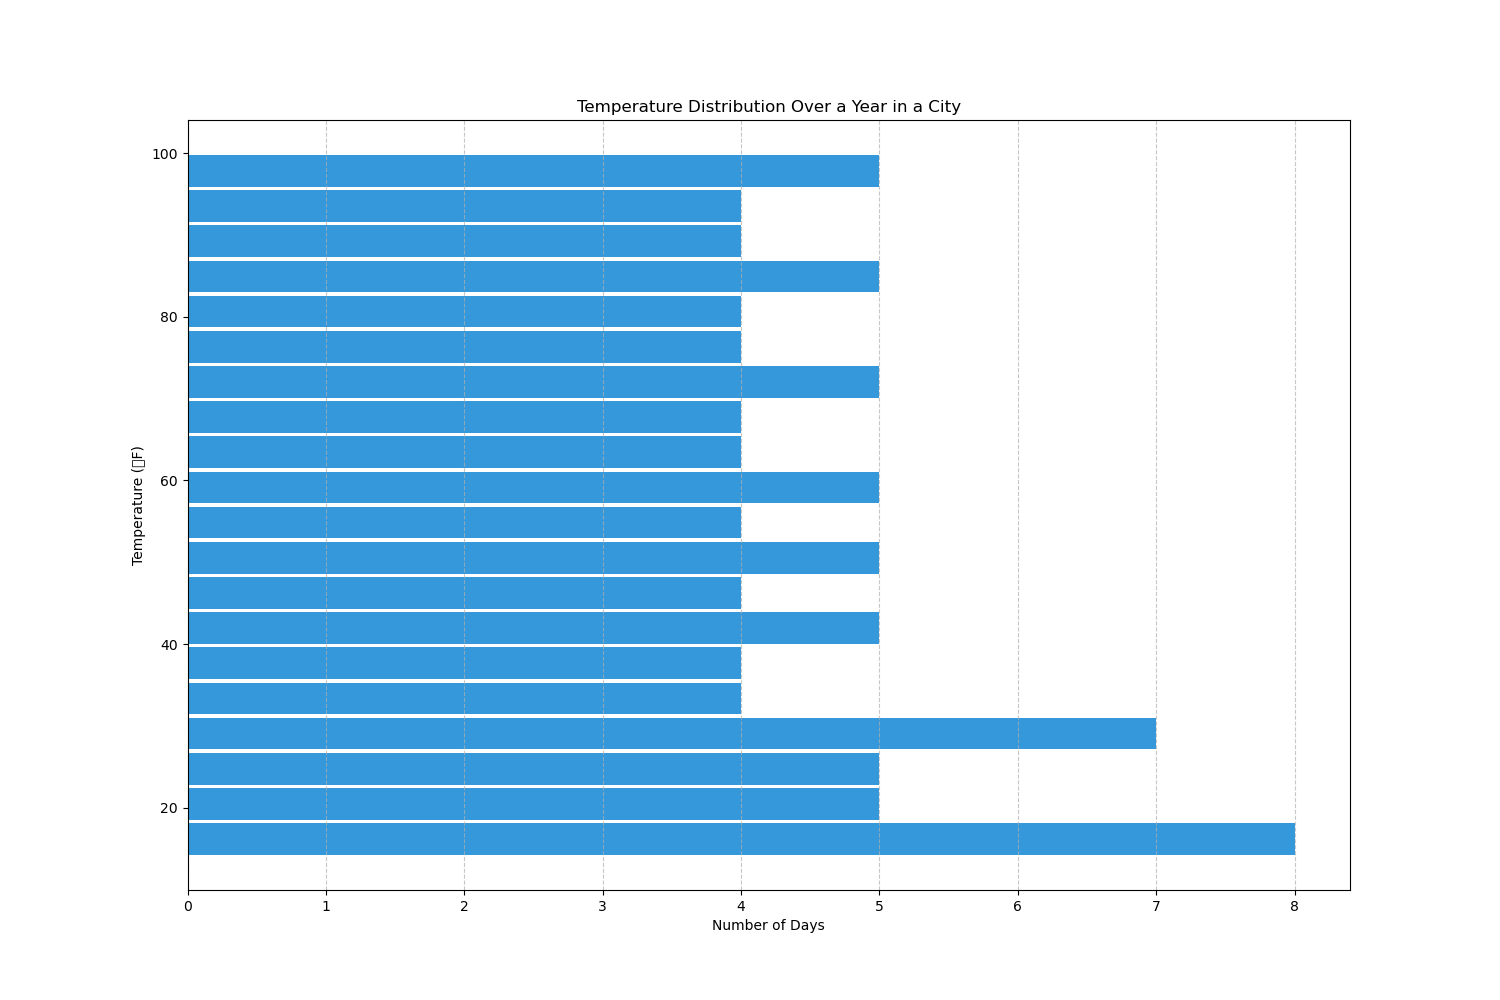

This chart was generated by the following Python code:

import matplotlib.pyplot as plt
import numpy as np

# Generated data points representing the temperature distribution over a year in a city
temperatures = np.array([
    14, 15, 16, 17, 17, 18, 18, 18, 19, 20, 20, 21, 22, 23, 23, 24, 25, 26, 27, 28, 
    28, 29, 30, 31, 31, 32, 33, 34, 35, 36, 37, 38, 39, 40, 41, 42, 43, 44, 45, 46, 
    47, 48, 49, 50, 50, 51, 52, 53, 54, 55, 56, 57, 58, 59, 60, 61, 62, 63, 64, 65, 
    66, 67, 68, 69, 70, 71, 72, 73, 74, 75, 76, 77, 78, 79, 80, 81, 82, 83, 84, 85, 
    86, 87, 88, 89, 90, 91, 92, 93, 94, 95, 96, 97, 98, 99, 100
])

# Plotting the histogram
plt.figure(figsize=(15, 10))
plt.hist(temperatures, bins=20, orientation='horizontal', color='#3498db', rwidth=0.9)

# Customizing the plot
plt.title('Temperature Distribution Over a Year in a City')
plt.xlabel('Number of Days')
plt.ylabel('Temperature (°F)')
plt.grid(axis='x', linestyle='--', alpha=0.7)

# Showing the plot
plt.show()
